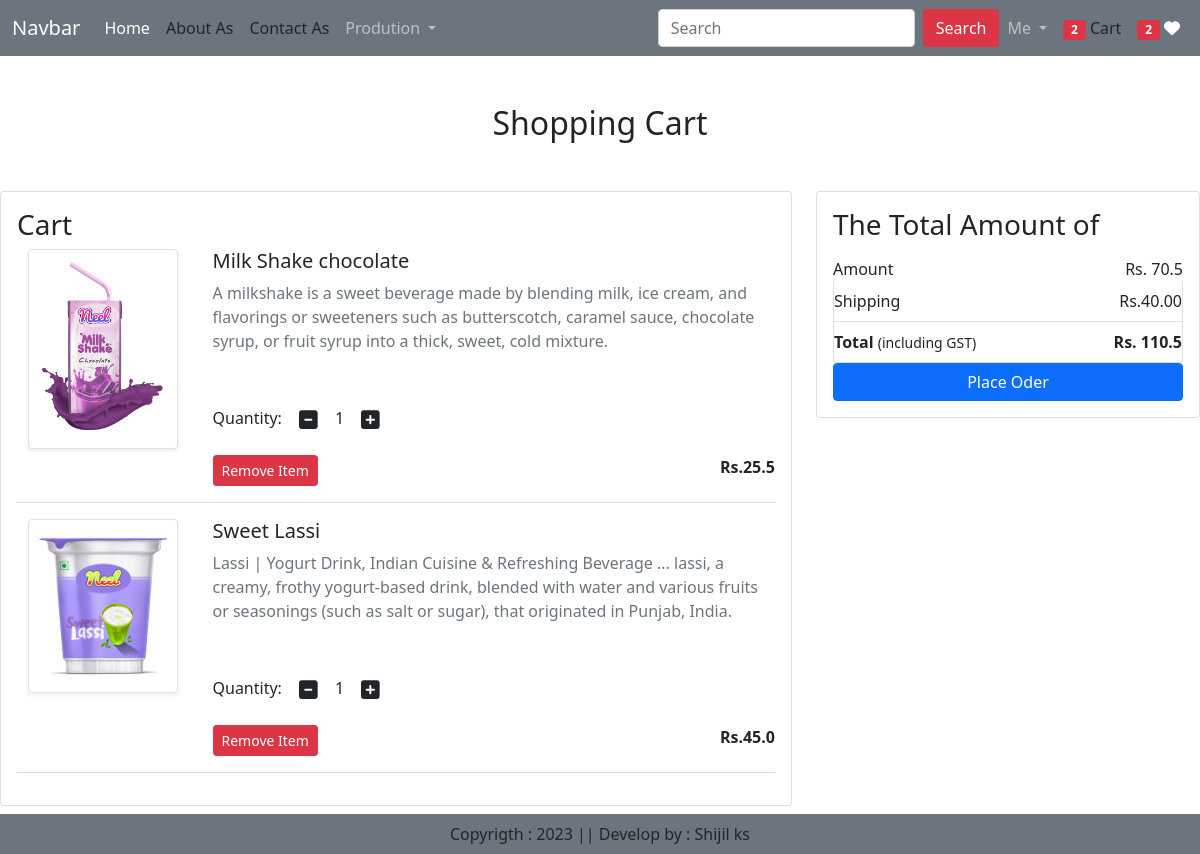
The app's page /cart/ (signed in) with its own data.
### e_commerce/models.py (models this page shows, shortened)
class Cart(models.Model):
    user =models.ForeignKey(User,on_delete=models.CASCADE)
    product = models.ForeignKey(Product,on_delete=models.CASCADE)
    quantity =models.PositiveIntegerField(default=1)

class Product(models.Model):
    title =models.CharField(max_length=100)
    selling_price=models.FloatField()
    discounted_price= models.FloatField()
    description = models.TextField()
    comopsition=models.TextField(default="")
    prodapp =models.TextField(default="")
    category=models.CharField(choices=CATEGORY_CHOICES, max_length=2)
    product_image = models.ImageField(upload_to='product')

### e_commerce/views.py (the view)
# urls.py: path('cart/', views.show_cart,name="showcart"),
@login_required
def show_cart(request):
    user = request.user
    cart =Cart.objects.filter(user=user)
    amount =0
    for p in cart:
        value= p.quantity * p.product.discounted_price
        amount = amount + value
        totalamount= amount + 40
        totalitem= 0
        wishitem =0
    if request.user.is_authenticated:
        totalitem =len(Cart.objects.filter(user=request.user))
        wishitem=len(Wishlist.objects.filter(user=request.user))
    return render(request, 'addtocart.html',locals())

### templates/addtocart.html (shortened to what this page needs)
{% extends "base.html" %}
{% load static %}
{% block main-content%}
<div class="contanier my-5">
<div class="row">
    {% if cart %}
    <h2 class="text-center mb-5">Shopping Cart</h2>
    <div class="col-sm-8">
    <div class="card">
        <div class="card-body">
            <h3>Cart</h3>
            {% for item in cart %}
            <div class="row">
                <div class="col-sm-3 text-center aligin-self-center"> <img src="{{item.product.product_image.url}}" alt="" srcset="" class="img-fluid img-thumbnail shadow-sm" height="150" width="150"></div>
                <div class="col-sm-9">
                    <div>
                        <h5>{{item.product.title}}</h5>
                        <p class="mb-5 text-muted samll">{{item.product.description}}</p>
                        <div class="my-3">
                            <label for="quantity">Quantity:</label>
                            <a class="minus-cart btn" pid="{{item.product.id}}"><i class="fas fa-minus-square fa-lg"></i></a>
                            <span id="quantity">{{item.quantity}}</span>
                               <a class="plus-cart btn" pid="{{item.product.id}}"><i class="fas fa-plus-square fa-lg"></i></a>
                        </div>
                        <div class="d-flex justify-content-between">
                            <a href="#" class="remove-cart btn btn-sm btn-danger mr-3" pid="{{item.product.id}}">Remove Item</a>
                            <p class="mb-0"><span><strong>Rs.{{item.product.discounted_price}}</strong></span></p>
                        </div>
                    </div>
                </div>
            </div>
            <hr class="text-muted">
            {% endfor %}
         </div>
        </div>
        </div>
        <div class="col-sm-4">
            <div class="card">
                <div class="card-body">
                    <h3>The Total Amount of </h3>
                    <ul class="list-group">
                        <li class="list-group-item d-flex justify-content-between aligin-item-center border-0 px-0 pb-0">Amount<span id="amount">Rs. {{amount}} </span> </li>
                        <li class="list-group-item d-flex justify-content-between aligin-item-center px-0 ">Shipping<span>Rs.40.00</span> </li>
                        <li class="list-group-item d-flex justify-content-between aligin-item-center px-0">
                            <div>
                                <strong>Total</strong> <small>(including GST) </small>
                                </div>
                                <span id="totalamount"><strong>Rs. {{totalamount}} </strong> </span>
                        </li>
                    </ul>
                    <div class="d-grid"><a href="{% url 'checkout'%}" class="btn btn-primary">Place Oder</a></div>
                </div>
            </div>
        </div>
        {% else %}
        <h1 class="text-center mb-5">Cart is Empty</h1>
        {% endif %}
</div>
</div>
{% endblock main-content%}

### records on screen
Cart: product.product_image (picture), product "Milk Shake chocolate", product.description "A milkshake is a sweet beverage made by blending milk, ice cream, and flavorings or sweeteners such as butterscotch, caramel sauce, chocolate syrup, or fruit syrup into a thick, sweet, cold mixture.", quantity "1", product.discounted_price "25.5"
Cart: product.product_image (picture), product "Sweet Lassi", product.description "Lassi | Yogurt Drink, Indian Cuisine & Refreshing Beverage ... lassi, a creamy, frothy yogurt-based drink, blended with water and various fruits or seasonings (such as salt or sugar), that originated in Punjab, India.", quantity "1", product.discounted_price "45.0"

### other values on screen
{{ totalitem }} "2"
{{ wishitem }} "2"
{{ amount }} "70.5"
{{ totalamount }} "110.5"
